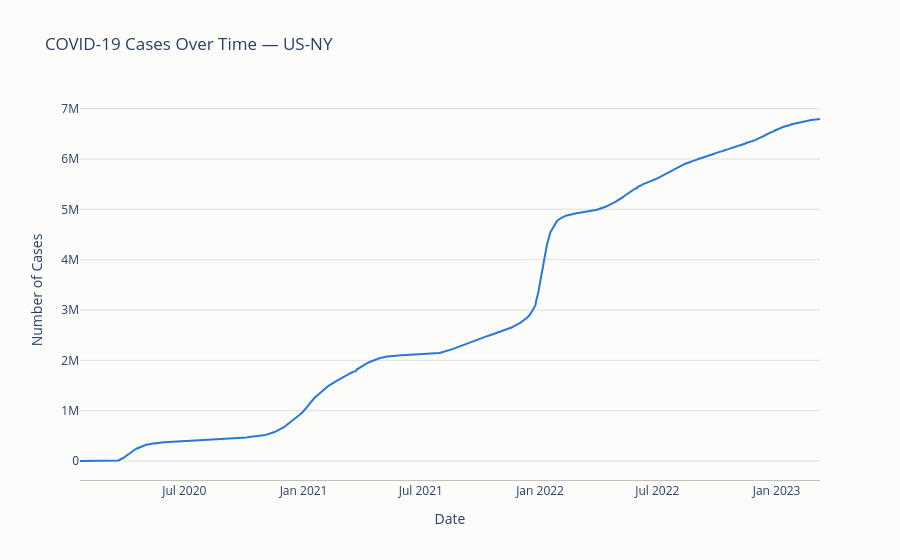

Notebook code for this chart:
### Code cell
fig = go.Figure()
fig.add_trace(go.Scatter(
    x=data["date"],
    y=data["case_cnt"],
    mode="lines",
    line=dict(width=2, color="#2a78d6"),
    hovertemplate="%{x|%b %d, %Y}<br>Cases: %{y:,}<extra></extra>",
))

fig.update_layout(
    title="COVID-19 Cases Over Time — US-NY",
    xaxis_title="Date",
    yaxis_title="Number of Cases",
    hovermode="x unified",
    template="plotly_white",
    plot_bgcolor="#fcfcfb",
    paper_bgcolor="#fcfcfb",
    xaxis=dict(showgrid=False, linecolor="#c3c2b7"),
    yaxis=dict(gridcolor="#e1e0d9", zeroline=False),
)

fig.show()

### Figure 1 — Plotly figure (JSON) as saved in the notebook; plotly's stock layout.template omitted (floating-point values rounded to 4 significant figures; data arrays with more than 128 entries replaced by an {"elided": "..."} marker saying what was removed)
{"data": [{"hovertemplate": "%{x|%b %d, %Y}<br>Cases: %{y:,}<extra></extra>", "line": {"color": "#2a78d6", "width": 2}, "mode": "lines", "type": "scatter", "x": {"elided": "1143 str values"}, "y": {"elided": "1143 int values"}}], "layout": {"hovermode": "x unified", "paper_bgcolor": "#fcfcfb", "plot_bgcolor": "#fcfcfb", "title": {"text": "COVID-19 Cases Over Time — US-NY"}, "xaxis": {"linecolor": "#c3c2b7", "showgrid": false, "title": {"text": "Date"}}, "yaxis": {"gridcolor": "#e1e0d9", "title": {"text": "Number of Cases"}, "zeroline": false}}}
